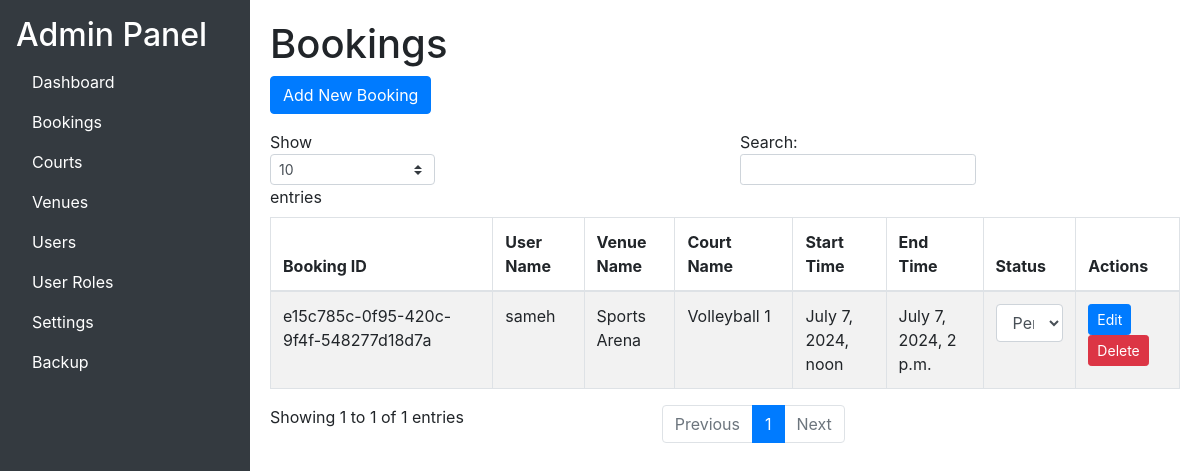
The page /adminpanel/bookings/ (signed in) on the database as committed earlier.
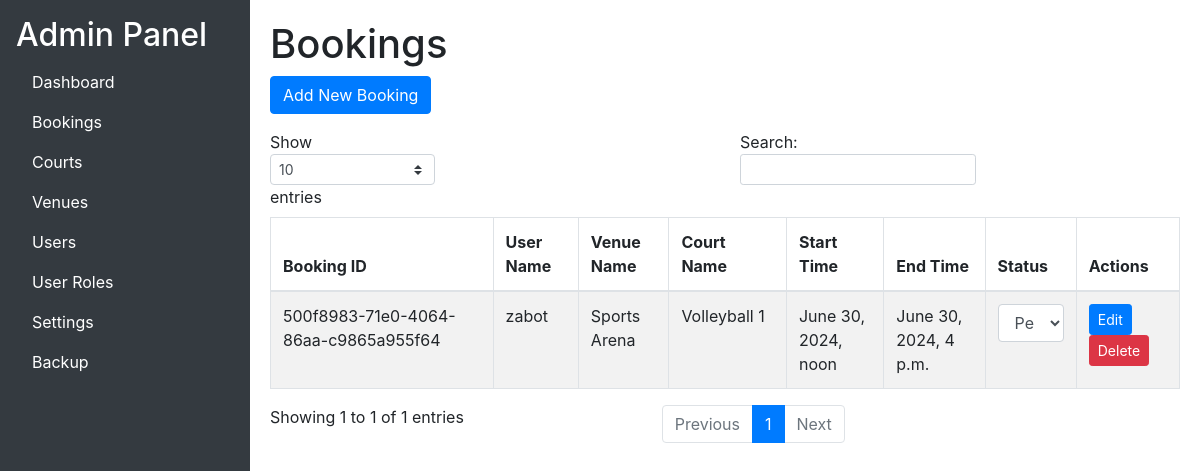
The same page on the database as committed later.
### base/models.py (models this page shows, shortened)
class BookingCourt(models.Model):
    booking = models.ForeignKey("Booking", on_delete=models.CASCADE)
    court = models.ForeignKey("Court", on_delete=models.CASCADE)
    startTime = models.DateTimeField()
    endTime = models.DateTimeField()

class Booking(models.Model):
    statusChoices = [
        ('PENDING', 'Pending'),
        ('CANCELLED', 'Cancelled'),
        ('COMPLETED', 'Completed'),
    ]
    bookingID = models.UUIDField(primary_key=True, default=uuid.uuid4, editable=False)
    userID = models.ForeignKey("User", on_delete=models.CASCADE)
    bookTime = models.DateTimeField(auto_now_add=True)
    price = models.DecimalField(decimal_places=2, max_digits=10)
    status = models.CharField(
        max_length=10,
        choices=statusChoices,
        default='PENDING',
    )

class User(AbstractBaseUser, PermissionsMixin):
    accountChoices = [
        ('EXT', 'External'),
        ('STU', 'Student'),
        ('STA', 'Staff'),
        ('ADM', 'Admin'),
    ]
    userID = models.UUIDField(primary_key=True, default=uuid.uuid4, editable=False)
    name = models.CharField(max_length=255)
    email = models.EmailField(_("email address"), unique=True)
    phone_num = models.CharField(max_length=255, null=True)
    accountType = models.CharField(
        max_length=10,
        choices=accountChoices,
        default='EXT',
    )
    is_active = models.BooleanField(default=True)
    is_staff = models.BooleanField(default=False)
    objects = CustomAccountManager()
    USERNAME_FIELD = 'email'
    REQUIRED_FIELDS = ['name']

class Court(models.Model):
    courtName = models.CharField(max_length=255)
    opening = models.TimeField()
    closing = models.TimeField()
    rate = models.DecimalField(decimal_places=2, max_digits=10)
    bookingToggle = models.BooleanField()
    venueID = models.ForeignKey("Venue", on_delete=models.CASCADE)

class Venue(models.Model):
    venueName = models.CharField(max_length=255)
    bookingToggle = models.BooleanField()

### base/views.py (the view)
# urls.py: path('adminpanel/bookings/', views.admin_bookings, name='admin_bookings'),
@login_required
@user_passes_test(is_admin)
def admin_bookings(request):
    bookings = BookingCourt.objects.select_related('booking__userID', 'court__venueID').all()
    return render(request, 'adminpanel/bookings.html', {'bookings': bookings})

### base/views.py (called while the page is built)
def is_admin(user):
    return user.is_staff

### base/templates/adminpanel/bookings.html (shortened to what this page needs)
{% extends "adminpanel/base_admin.html" %}
{% block content %}
    <h1>Bookings</h1>
    <a href="{% url 'create_booking' %}" class="btn btn-primary mb-3">Add New Booking</a>
    <table id="bookingsTable" class="table table-striped table-bordered">
        <thead>
            <tr>
                <th>Booking ID</th>
                <th>User Name</th>
                <th>Venue Name</th>
                <th>Court Name</th>
                <th>Start Time</th>
                <th>End Time</th>
                <th>Status</th>
                <th>Actions</th>
            </tr>
        </thead>
        <tbody>
            {% for booking_court in bookings %}
            <tr>
                <td>{{ booking_court.booking.bookingID }}</td>
                <td>{{ booking_court.booking.userID.name }}</td>
                <td>{{ booking_court.court.venueID.venueName }}</td>
                <td>{{ booking_court.court.courtName }}</td>
                <td>{{ booking_court.startTime }}</td>
                <td>{{ booking_court.endTime }}</td>
                <td>
                    <select onchange="confirmUpdateBookingStatus('{{ booking_court.booking.bookingID }}', this.value)" class="form-control">
                        <option value="pending" {% if booking_court.booking.status == 'PENDING' %}selected{% endif %}>Pending</option>
                    </select>
                </td>
                <td>
                    <button class="btn btn-primary btn-sm" onclick="editBooking('{{ booking_court.booking.bookingID }}')">Edit</button>
                    <button class="btn btn-danger btn-sm" onclick="confirmDeleteBooking('{{ booking_court.booking.bookingID }}')">Delete</button>
                </td>
            </tr>
            {% endfor %}
        </tbody>
    </table>
{% endblock %}

### base/templates/adminpanel/base_admin.html (shortened to what this page needs)
<!DOCTYPE html>
<html lang="en">
<head>
    <link rel="stylesheet" href="https://stackpath.bootstrapcdn.com/bootstrap/4.5.2/css/bootstrap.min.css">
    <link rel="stylesheet" href="https://gitcdn.github.io/bootstrap-toggle/2.2.2/css/bootstrap-toggle.min.css">
</head>
<body>
    <div class="wrapper">
        <div class="sidebar p-3">
            <h2>Admin Panel</h2>
            <ul class="nav flex-column">
                <li class="nav-item">
                    <a class="nav-link" href="{% url 'admin_dashboard' %}">Dashboard</a>
                </li>
                <li class="nav-item">
                    <a class="nav-link" href="{% url 'admin_bookings' %}">Bookings</a>
                </li>
                <li class="nav-item">
                    <a class="nav-link" href="{% url 'admin_courts' %}">Courts</a>
                </li>
                <li class="nav-item">
                    <a class="nav-link" href="{% url 'admin_venues' %}">Venues</a>
                </li>
                <li class="nav-item">
                    <a class="nav-link" href="{% url 'admin_users' %}">Users</a>
                </li>
                <li class="nav-item">
                    <a class="nav-link" href="{% url 'admin_roles' %}">User Roles</a>
                </li>
                <li class="nav-item">
                    <a class="nav-link" href="{% url 'admin_settings' %}">Settings</a>
                </li>
                <li class="nav-item">
                    <a class="nav-link" href="{% url 'admin_backup' %}">Backup</a>
                </li>
            </ul>
        </div>
        <div class="content">
            {% block content %}{% endblock %}
        </div>
    </div>
</body>
</html>

### base/templates/adminpanel/base_admin.html (style rules this page uses)
body, html { height: 100%; margin: 0; }
.wrapper { display: flex; width: 100%; height: 100%; }
.sidebar { background-color: #343a40; color: white; width: 250px; height: 100vh; flex-shrink: 0; }
.content { flex-grow: 1; padding: 20px; overflow-y: auto; }
.nav-link { color: white; }

Rows that differ between the two databases and show on the page:
removed BookingCourt: booking.bookingID "e15c785c-0f95-420c-9f4f-548277d18d7a", booking.userID.name "sameh", court.venueID.venueName "Sports Arena", court.courtName "Volleyball 1", startTime "July 7, 2024, noon", endTime "July 7, 2024, 2 p.m.", booking.bookingID "Pending"
added BookingCourt: booking.bookingID "500f8983-71e0-4064-86aa-c9865a955f64", booking.userID.name "zabot", court.venueID.venueName "Sports Arena", court.courtName "Volleyball 1", startTime "June 30, 2024, noon", endTime "June 30, 2024, 4 p.m.", booking.bookingID "Pending"
